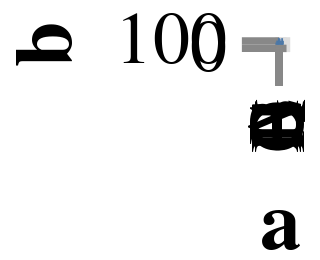

The cell this chart's notebook holds for it:
### Code cell
nb.vegalite(plt.toJson(plot))

### Figure 1 — Vega-Lite specification as saved in the notebook (floating-point values rounded to 4 significant figures)
{"autoResize": false, "config": {}, "data": {"values": [{"a": "A", "b": 28}, {"a": "B", "b": 55}, {"a": "C", "b": 43}, {"a": "D", "b": 91}, {"a": "E", "b": 81}, {"a": "F", "b": 53}, {"a": "G", "b": 19}, {"a": "H", "b": 87}, {"a": "I", "b": 52}]}, "description": "A simple bar chart with embedded data.", "encoding": {"color": {"axis": true, "legend": false}, "column": {"axis": true, "legend": false}, "detail": {"axis": true, "legend": false}, "opacity": {"axis": true, "legend": false}, "order": {"axis": true, "legend": false}, "row": {"axis": true, "legend": false}, "shape": {"axis": true, "legend": false}, "size": {"axis": true, "legend": false}, "text": {"axis": true, "legend": false}, "tooltip": {"axis": true, "legend": false}, "x": {"axis": true, "field": "a", "legend": false, "type": "ordinal"}, "y": {"axis": true, "field": "b", "legend": false, "type": "quantitative"}}, "height": 0, "mark": {"filled": true, "type": "bar"}, "name": "Bar Chart", "padding": 0, "schema": "https://vega.github.io/schema/vega-lite/v2.json", "selection": {}, "transform": null, "width": 0}
